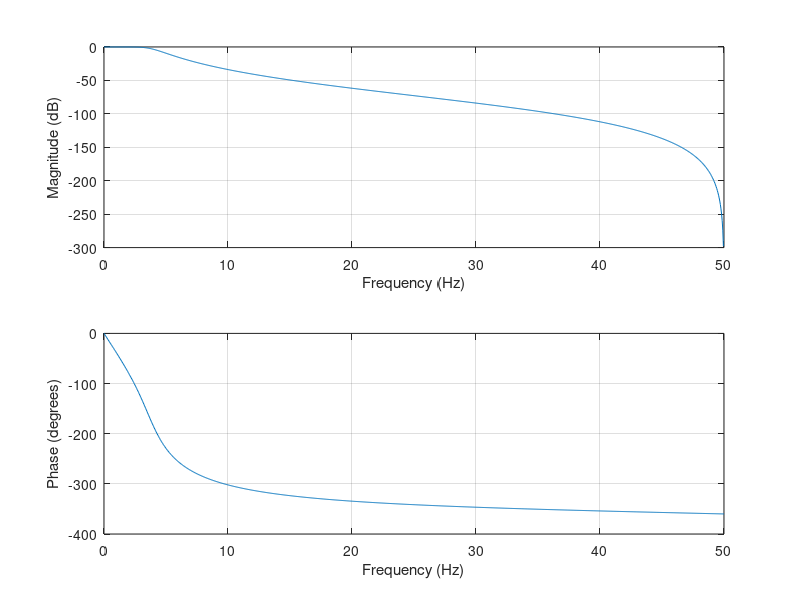

Here is the MATLAB script that generated this plot:
clc;

% Rp = 1, Rs = 30
% cook: 0.25-0.2-0.15-0.1-0.075-0.05

fs = 100;

Wp_low = 3/(fs/2); Ws_low = 12/(fs/2);
Rp_low = 0.5; Rs_low = 40;
[n_low,Wn_low] = buttord(Wp_low,Ws_low,Rp_low,Rs_low);   % Gives minimum order of filter
disp([n_low, (Wn_low*(fs/2))]);
format long;
[b_low,a_low] = butter(n_low,Wn_low,'low');         % Butterworth filter design
freqz(b_low,a_low,1024,fs);           % Plots the frequency response
H_z_low = tf(b_low,a_low,1/fs);
disp('H_z_low');

disp(H_z_low);
b_low
a_low
H_z_low


% -------------------------------------------------------------------------------------------------------------
% Wp_high = 0.01/(fs/2); Ws_high = 0.0005/(fs/2);
% Rp_high = 0.5; Rs_high = 40;
% [n_high,Wn_high] = buttord(Wp_high,Ws_high,Rp_high,Rs_high);   % Gives minimum order of filter
% disp([n_high, (Wn_high*fs/2)]);
% [b_high,a_high] = butter(n_high,Wn_high,'high');         % Butterworth filter design
% freqz(b_high,a_high,1024,fs);           % Plots the frequency response
% H_z_high = tf(b_high,a_high,1/fs);
% % disp('H_z_high');
% format long;
% disp(H_z_high);
% 
% b_high
% a_high
% H_z_high
% -------------------------------------------------------------------------------------------------------------
% f0_notch = 50;
% bw_notch = 1;
% 
% Wp_notch = [(f0_notch - bw_notch/2)/(fs/2), (f0_notch + bw_notch/2)/(fs/2)];
% Ws_notch = [(f0_notch - bw_notch*1.5)/(fs/2), (f0_notch + bw_notch*1.5)/(fs/2)];
% Rp_notch = 0.5; Rs_notch = 40;
% 
% [n_notch,Wn_notch] = buttord(Wp_notch, Ws_notch, Rp_notch, Rs_notch);
% disp(['Order: ', num2str(n_notch), ', Normalized Cutoff Frequency: ', num2str(Wn_notch)]);
% disp(Wn_notch*250fs/2
% 
% [b_notch, a_notch] = butter(3, Wn_notch, 'stop');

% % freqz(b_notch, a_notch, 1024, fs); 
% H_z_notch = tf(b_notch,a_notch,1/500);
% disp('H_z_notch');
% disp(H_z_notch);
% format long;
% b_notch
% a_notch
% H_z_notch